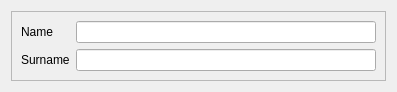
<?xml version="1.0" encoding="UTF-8"?>
<ui version="4.0">
 <class>ItemWidget</class>
 <widget class="QWidget" name="ItemWidget">
  <property name="geometry">
   <rect>
    <x>0</x>
    <y>0</y>
    <width>397</width>
    <height>92</height>
   </rect>
  </property>
  <property name="windowTitle">
   <string>Form</string>
  </property>
  <layout class="QGridLayout" name="gridLayout_2">
   <item row="0" column="0">
    <widget class="QFrame" name="frame">
     <property name="sizePolicy">
      <sizepolicy hsizetype="Expanding" vsizetype="Minimum">
       <horstretch>0</horstretch>
       <verstretch>0</verstretch>
      </sizepolicy>
     </property>
     <property name="frameShape">
      <enum>QFrame::StyledPanel</enum>
     </property>
     <property name="frameShadow">
      <enum>QFrame::Raised</enum>
     </property>
     <layout class="QGridLayout" name="gridLayout">
      <item row="0" column="0">
       <layout class="QVBoxLayout" name="verticalLayout">
        <item>
         <layout class="QFormLayout" name="formLayout">
          <item row="1" column="0">
           <widget class="QLabel" name="label">
            <property name="text">
             <string>Name</string>
            </property>
           </widget>
          </item>
          <item row="1" column="1">
           <widget class="QLineEdit" name="nameLineEdit"/>
          </item>
          <item row="2" column="0">
           <widget class="QLabel" name="label_2">
            <property name="text">
             <string>Surname</string>
            </property>
           </widget>
          </item>
          <item row="2" column="1">
           <widget class="QLineEdit" name="surnameLineEdit"/>
          </item>
         </layout>
        </item>
       </layout>
      </item>
     </layout>
    </widget>
   </item>
  </layout>
 </widget>
 <resources/>
 <connections/>
</ui>
